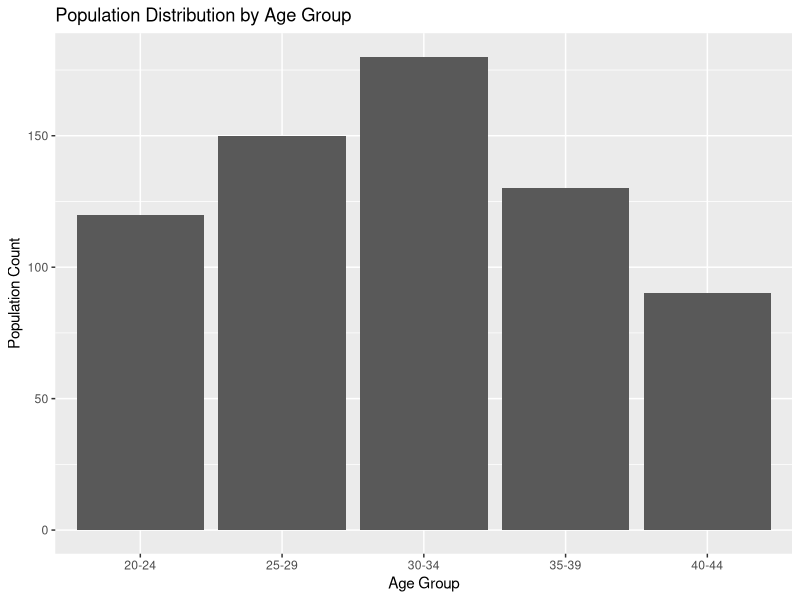

Here is the R script that generated this plot:
#Install required package
install.packages("ggplot2")

#Load library
library(ggplot2)

# Create a dataset
data <- data.frame(Age_group = c("20-24", "25-29", "30-34", "35-39","40-44"), 
                   Population = c(120, 150,180, 130, 90))
#Calculate average population
avg_population <- mean(data$Population)
print(paste("Average population:", avg_population))

#Create barchart
ggplot(data, aes(x = Age_group, y = Population)) +
  geom_bar(stat = "identity") +
  labs(title = "Population Distribution by Age Group",
       x = "Age Group",
       y = "Population Count")
